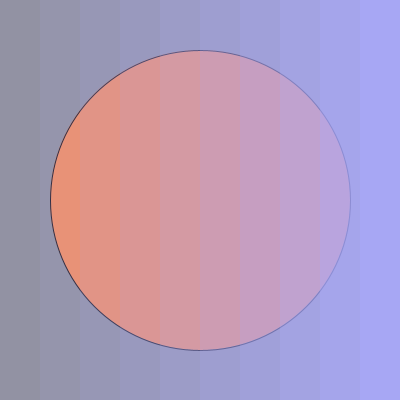
Frame 1 (no input)
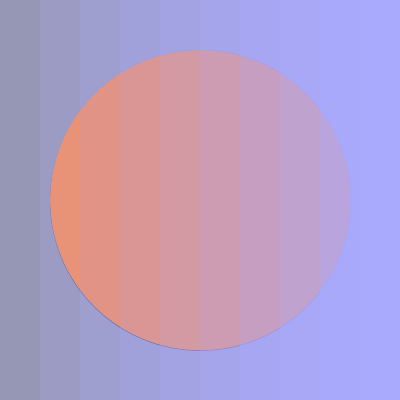
Frame 2 (the mouse pressed at the canvas centre, redrawn once)

The Processing sketch that drew these frames (run headless with seeded random() and noise(); the mouse was pressed at the canvas centre and the sketch redrawn once):

// Processing sketch: PGraphics3
// ── PGraphics3.pde
PGraphics pg;
 
void setup()
{
  size(400, 400);
//  smooth();
   
  pg = createGraphics(width, height, JAVA2D);
//  pg.smooth();
  noLoop();
}

void draw()
{
  pg.beginDraw();
  // Kind of reference shape...
  stroke(25);
  pg.fill(#FF8844);
  pg.ellipse(width / 2, height / 2, width - 100, height - 100);

  pg.noStroke();
  for (int i = 0; i < 10; i++)
  {
    pg.fill(0xAA, 0xAA, 0xFF, i * 20 + 50);
    pg.rect(i * width / 10, 0, width / 10, height);
  }

  pg.endDraw();
  pg.save(savePath("PGraphics3.png"));

  background(140);
  image(pg, 0, 0, width, height);
} 
